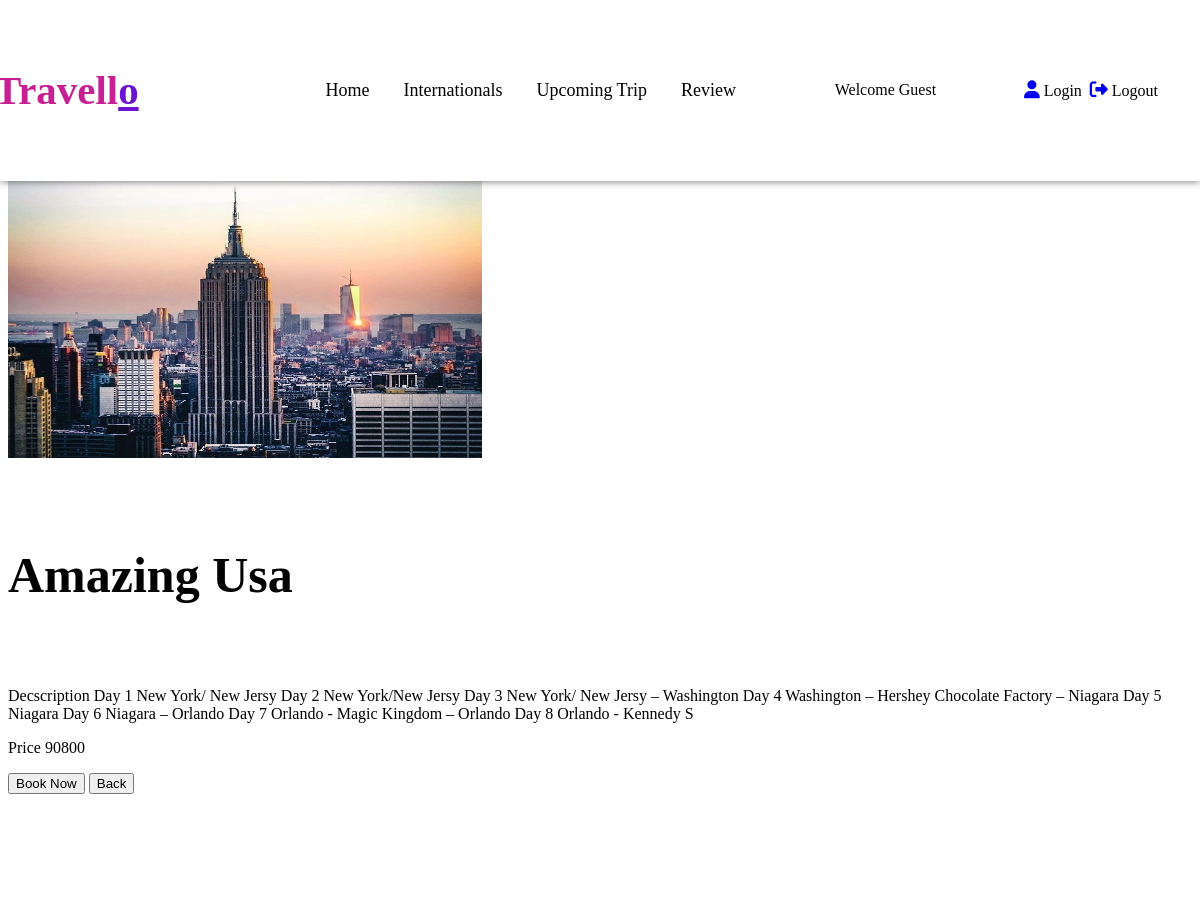
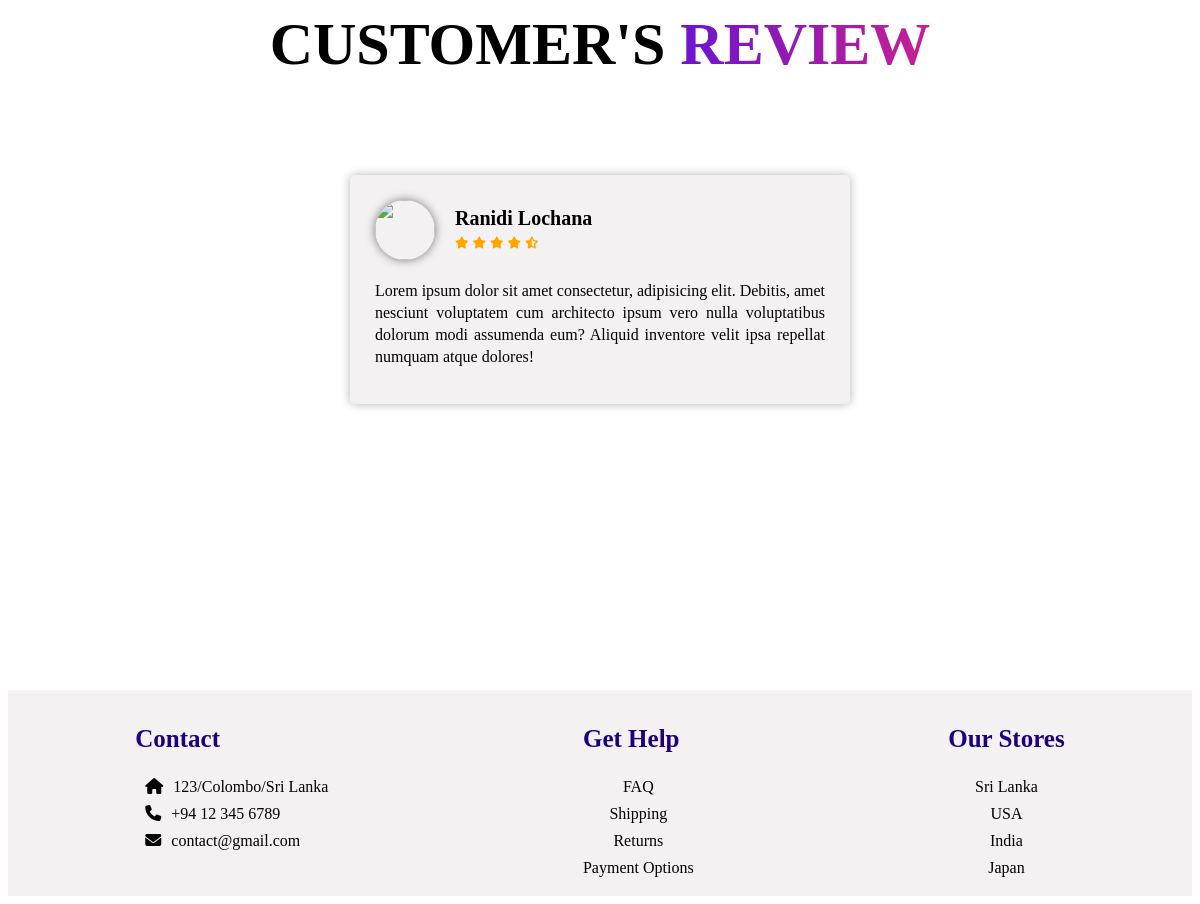
Screenshot of /international/spotdetails1/1 with the database file from the repository (2 pictures, top to bottom).
### TravelloApp/models.py (models this page shows)
class Ispot(models.Model):
    ispot_id=models.IntegerField(primary_key=True)
    ispot_name=models.CharField(max_length=50)
    type=(("india","india"),("international","innternational"))
    icategory=models.CharField(max_length=100,choices=type)
    idesc=models.CharField(max_length=255)
    iprice =models.IntegerField()
    iimage=models.ImageField(upload_to="pics")

### TravelloApp/views.py (the view)
# urls.py: path('international/spotdetails1/<int:pid>', views.spotdetails1, name='spotdetails1'),
def spotdetails1(req,pid):
    ispots = Ispot.objects.get(ispot_id=pid)
    context={}
    context['ispots']=ispots
    return render(req,'spotdetails1.html',context)

### TravelloApp/templates/spotdetails1.html (shortened to what this page needs)
{% extends 'base.html' %}
{% block body %}
    <div class="col-md-4 mt-4 p-4">
        <img src="{{ispots.iimage.url}}" class="card-img-top" alt="" style="height: 300px; width: 40%;">
    </div>
    <div class="col-md-4 mt-4 p-4">
        <div class="card-body">
            <h5 class="card-title" style="font-size: 50px;">{{ispots.ispot_name}}</h5>
            <p class="card-text">Decscription {{ispots.idesc}}</p>
            <p class="card-text">Price {{ispots.iprice}}</p>
          </div>
        <a href="{% url 'passenger_detail' %}"><button type="submit" class="btn btn-warning">Book Now</button></a>
        <a href="/"><button type="submit" class="btn btn-warning">Back</button></a>
    </div>
{% endblock %}

### TravelloApp/static/css/Style.css (style rules this page uses)
html { scroll-behavior: smooth; }
* { box-sizing:border-box }

### rows the page displays
Ispot: iimage (picture), ispot_name "Amazing Usa", idesc "Day 1 New York/ New Jersy Day 2 New York/New Jersy Day 3 New York/ New Jersy – Washington Day 4 Washington – Hershey Chocolate Factory – Niagara Day 5 Niagara Day 6 Niagara – Orlando Day 7 Orlando - Magic Kingdom – Orlando Day 8 Orlando - Kennedy S", iprice "90800"
